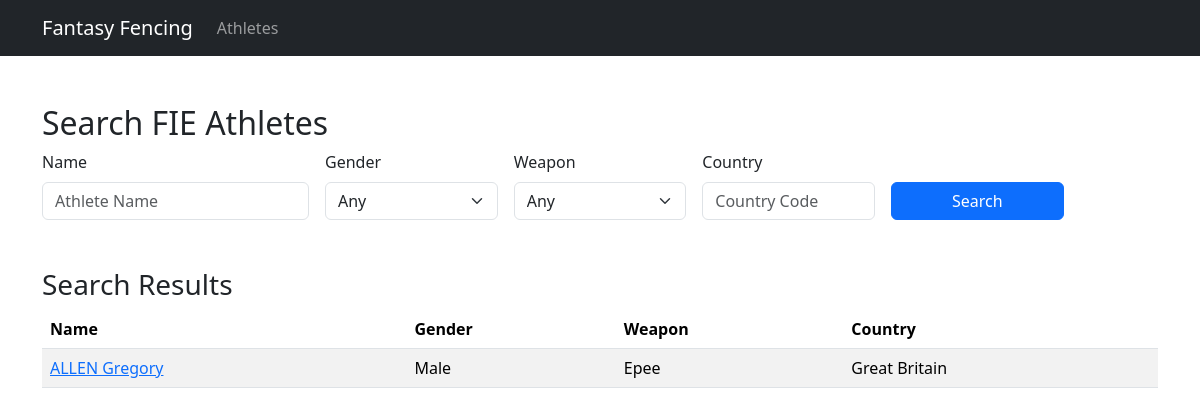
Page /frontend/php/searchAthletes.php?name=ALLEN Gregory on the committed database.
### tables this page shows
CREATE TABLE IF NOT EXISTS athletes (
    	id INT PRIMARY KEY,
    	name VARCHAR(100) NOT NULL,
    	firstName VARCHAR(50) NOT NULL,
    	lastName VARCHAR(50) NOT NULL,
    	gender ENUM('male', 'female') NOT NULL,
    	nationality CHAR(3) NOT NULL,
    	weapon ENUM('sabre', 'epee', 'foil') NOT NULL,
    	weapon2 ENUM('sabre', 'epee', 'foil') DEFAULT NULL,
    	isActive BOOLEAN DEFAULT FALSE
);

### backend/php/databaseFunctions.php (called while the page is built, shortened)
<?php
function searchAthletes($name = '', $gender = '', $weapon = '', $country = '') {
    	$db = dbConnect();
    	$query = "SELECT id, name, gender, weapon, weapon2, nationality FROM athletes WHERE 1=1";
    	$params = [];
    	$types = '';
    	if ($name) {
        	$query .= " AND name LIKE ?";
        	$params[] = '%' . $name . '%';
        	$types .= 's';
    	}
    	$stmt = $db->prepare($query);
    	if ($types) {
        	$stmt->bind_param($types, ...$params);
    	}
    	$stmt->execute();
    	$result = $stmt->get_result();
    	$athletes = [];
    	while ($row = $result->fetch_assoc()) {
        	$athletes[] = $row;
    	}
    	return $athletes;
}
?>

### frontend/php/searchAthletes.php (the view, shortened to what this page needs)
<?php
include 'header.php';
include '../../backend/php/dataArrays.php';
?>
<body>
	<div class="container mt-5">
        	<h2>Search FIE Athletes</h2>
        	<form action="" method="GET">
            		<div class="row g-3 align-items-end">
                		<div class="col-md-3">
                    			<label for="name" class="form-label">Name</label>
                    			<input type="text" class="form-control" id="name" name="name" placeholder="Athlete Name">
                		</div>
                		<div class="col-md-2">
                    			<label for="gender" class="form-label">Gender</label>
                    			<select class="form-select" id="gender" name="gender">
                       				<option value="">Any</option>
                    			</select>
                		</div>
                		<div class="col-md-2">
                    			<label for="weapon" class="form-label">Weapon</label>
                    			<select class="form-select" id="weapon" name="weapon">
						<option value="">Any</option>
                    			</select>
                		</div>
                		<div class="col-md-2">
                    			<label for="country" class="form-label">Country</label>
                    			<input type="text" class="form-control" id="country" name="country" placeholder="Country Code">
                		</div>
                		<div class="col-md-2">
                    			<button type="submit" class="btn btn-primary w-100">Search</button>
                		</div>
            		</div>
        	</form>
        	<?php if ($_SERVER['REQUEST_METHOD'] === 'GET' && !empty($_GET)): ?>
            		<h3 class="mt-5">Search Results</h3>
            		<table class="table table-striped">
                		<thead>
                    			<tr>
                        		<th>Name</th>
                        		<th>Gender</th>
                        		<th>Weapon</th>
                        		<th>Country</th>
                    			</tr>
                		</thead>
                		<tbody>
		            		<?php
		            		require_once '../../backend/php/databaseFunctions.php';
		            		$results = searchAthletes($_GET['name'] ?? '', $_GET['gender'] ?? '', $_GET['weapon'] ?? '', $_GET['country'] ?? '');
				    	foreach ($results as $athlete):
				        	$weaponDisplay = ucfirst($athlete['weapon']);
				        	$genderDisplay = ucfirst($athlete['gender']);
				       	 	$countryName = $validCountryCodes[$athlete['nationality']] ?? $athlete['nationality'];
				    	?>
				        <tr>
		                    		<td><a href="athlete.php?id=<?= $athlete['id'] ?>"><?= htmlspecialchars($athlete['name']) ?></a></td>
		                    		<td><?= htmlspecialchars($genderDisplay) ?></td>
		                    		<td><?= htmlspecialchars($weaponDisplay) ?></td>
		                    		<td><?= htmlspecialchars($countryName) ?></td>
		                	</tr>
		            		<?php endforeach; ?>
                		</tbody>
            		</table>
       	 	<?php endif; ?>
    	</div>
</body>
</html>

### rows in the picture
athletes: name "ALLEN Gregory", gender "Male", weapon "Epee", nationality "Great Britain"
